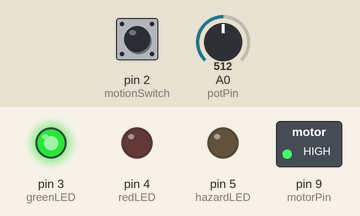
This sketch was run on a simulated Arduino Uno, built with avr-gcc and run on an emulated ATmega328P. Shown: switched loads named in the sketch (green lamp = pin HIGH), output pins drawn as LEDs (lit = HIGH). Inputs (shaded band) come from the test bench; at power-on: A0 (potPin) = 512, pin 2 (motionSwitch) HIGH.

Above: at 1.2 s.
1.3 s: A0 (potPin) set to 682
2.8 s: A0 (potPin) set to 711
At 3.4 s:
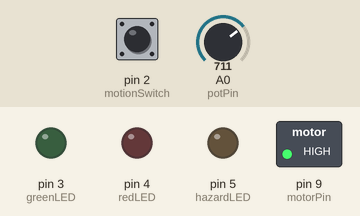
4.3 s: pin 2 (motionSwitch) pulled LOW for 1 s
At 5.1 s:
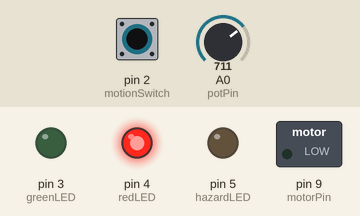
8.3 s: pin 2 (motionSwitch) pulled LOW for 3.2 s
At 12.4 s:
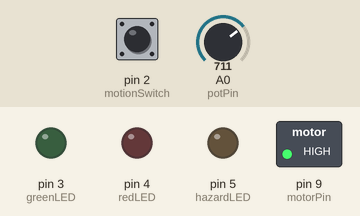
13.0 s: A0 (potPin) set to 690
At 13.6 s:
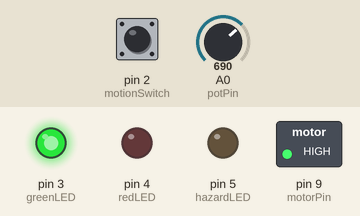
14.5 s: A0 (potPin) set to 710
At 19.9 s:
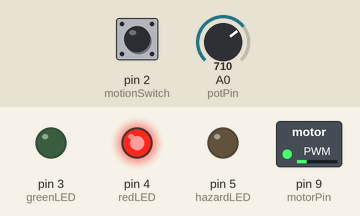
Timing chart, 0 to 21.5 s (numbered marks = the images above; inputs shaded):
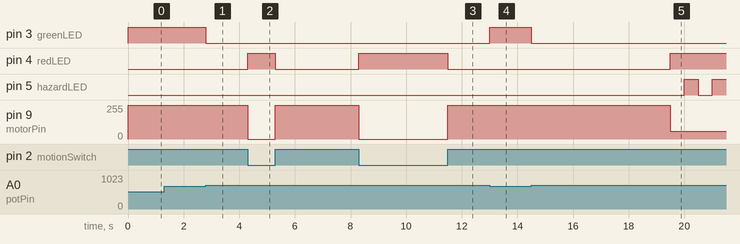

The sketch:

prototype_tinkercard_simulation.ino
```cpp
int potPin = A0;
int motionSwitch = 2;
int motorPin = 9;
int greenLED = 3;
int redLED = 4;
int hazardLED = 5;

int weightLimit = 700;   // 70% Overload Threshold
unsigned long overloadStartTime = 0;
bool isTimerRunning = false;
bool limpModeActive = false;

void setup() {
  pinMode(motionSwitch, INPUT);
  pinMode(motorPin, OUTPUT);
  pinMode(greenLED, OUTPUT);
  pinMode(redLED, OUTPUT);
  pinMode(hazardLED, OUTPUT);
}

void loop() {
  int currentWeight = analogRead(potPin);
  bool isMoving = digitalRead(motionSwitch);

  // STATE 1: SAFE WEIGHT
  if (currentWeight <= weightLimit) {
    digitalWrite(greenLED, HIGH);
    digitalWrite(redLED, LOW);
    digitalWrite(hazardLED, LOW);
    analogWrite(motorPin, 255); // Motor Full Speed

    isTimerRunning = false;
    limpModeActive = false;
  }

  // STATE 2: OVERLOAD DETECTED
  else {
    digitalWrite(greenLED, LOW);

    // MODE A: STATIONARY (Hard Lock)
    if (isMoving == LOW) {
      digitalWrite(redLED, HIGH);
      digitalWrite(hazardLED, LOW);
      analogWrite(motorPin, 0); // Motor Stops

      isTimerRunning = false;
      limpModeActive = false;
    }

    // MODE B: MOVING (Limp Mode Logic)
    else {
      if (!isTimerRunning) {
        overloadStartTime = millis();
        isTimerRunning = true;
      }

      // Check if 5 seconds have passed
      if (millis() - overloadStartTime > 5000) {
        limpModeActive = true;
      }

      if (limpModeActive) {
        digitalWrite(redLED, HIGH);
        analogWrite(motorPin, 60); // Motor Slows Down (Limp Mode)

        // Flash Hazard LED
        if ((millis() / 500) % 2 == 0) {
          digitalWrite(hazardLED, HIGH);
        } else {
          digitalWrite(hazardLED, LOW);
        }
      }
      else {
        // Inside the 5-second grace period (Ignore bump)
        analogWrite(motorPin, 255);
        digitalWrite(redLED, LOW);
      }
    }
  }
}
```

Measured:
- the behaviour switches between 700 and 701 on A0 (potPin) (found by bisection; images 0 and 1)
- after the input at 1.3 s, every drawn part: stays the same
- after the input at 2.8 s, pin 3 (greenLED): HIGH → LOW at once
- after the input at 4.3 s, pin 4 (redLED): LOW → HIGH after 0.00 s instead of 3.5 s; pin 5 (hazardLED): stays LOW (without the input it goes to HIGH after 3.7 s); pin 9 (motorPin): 255/255 → 0/255 at once, → 255/255 1.0 s later
- after the input at 8.3 s, pin 4 (redLED): LOW → HIGH after 0.00 s instead of 2.0 s; pin 5 (hazardLED): stops changing and stays LOW; pin 9 (motorPin): 255/255 → 0/255 at once, → 255/255 3.2 s later
- after the input at 13.0 s, pin 3 (greenLED): LOW → HIGH at once
- after the input at 14.5 s, pin 3 (greenLED): HIGH → LOW at once; pin 4 (redLED): LOW → HIGH after 5.0 s; pin 5 (hazardLED): LOW → HIGH after 5.5 s, → LOW 0.50 s later, → HIGH 0.50 s later; pin 9 (motorPin): 255/255 → 60/255 after 5.0 s
